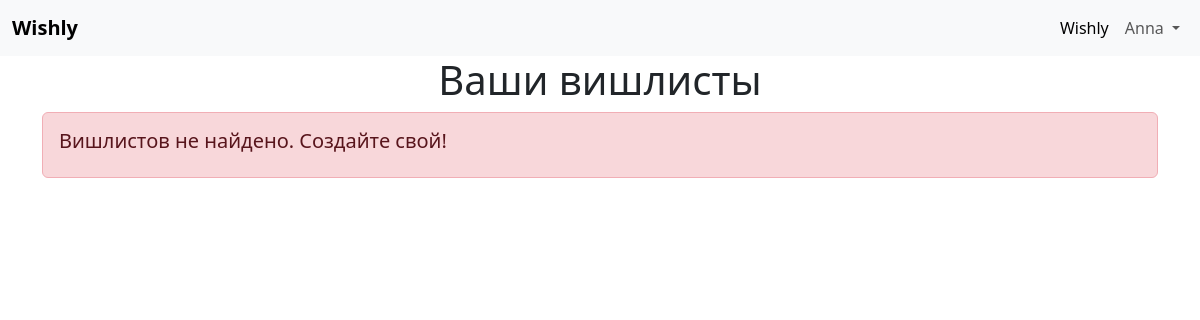
Page / (signed in) on the earlier database version.
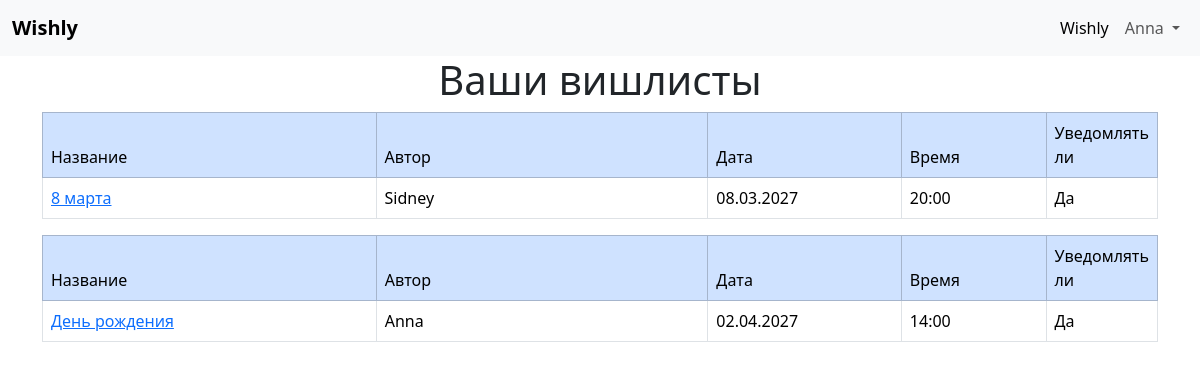
Same page on the later database version.
### data/users.py (models this page shows, shortened)
class User(SqlAlchemyBase, UserMixin, SerializerMixin):
    __tablename__ = 'users'
    id = sqlalchemy.Column(sqlalchemy.Integer,
                           primary_key=True, autoincrement=True)
    username = sqlalchemy.Column(sqlalchemy.String, unique=True, nullable=True)
    email = sqlalchemy.Column(sqlalchemy.String,
                              index=True, unique=True, nullable=True)
    hashed_password = sqlalchemy.Column(sqlalchemy.String, nullable=True)
    modified_date = sqlalchemy.Column(sqlalchemy.DateTime,
                                      default=date.today())
    lists = orm.relationship("Lists", back_populates='user')

### data/lists.py (models this page shows, shortened)
class Lists(SqlAlchemyBase, SerializerMixin):
    __tablename__ = 'lists'
    id = sqlalchemy.Column(sqlalchemy.Integer,
                           primary_key=True, autoincrement=True)
    feast = sqlalchemy.Column(sqlalchemy.String, nullable=True)
    date = sqlalchemy.Column(sqlalchemy.Date,
                                   default=datetime.date.today, nullable=True)
    time = sqlalchemy.Column(sqlalchemy.Time,
                             default=datetime.time(hour=13, minute=30), nullable=True)
    notification = sqlalchemy.Column(sqlalchemy.Boolean, default=True)
    user_id = sqlalchemy.Column(sqlalchemy.Integer, sqlalchemy.ForeignKey('users.id'))
    token = sqlalchemy.Column(sqlalchemy.String, unique=True, nullable=True)
    user = orm.relationship('User')

### main.py (the view)
@application.route('/')
def index():
    db_sess = db_session.create_session()
    lst = []
    names = []
    aut = False
    if current_user.is_authenticated:
        sub_lists = set()
        for book in db_sess.query(WishBook).filter(WishBook.user_id == current_user.id).all():
            if book is not None:
                sub_lists.add(db_sess.query(Lists).join(
                    Wishes, Wishes.list_id == Lists.id).filter(Wishes.id == book.wish_id).first())
        lists = db_sess.query(Lists).filter(Lists.user_id == current_user.id).all()
        lst = list(sub_lists) + lists
        users = db_sess.query(User).all()
        names = {item.id: f'{item.username}' for item in users}
        aut = True
    return render_template('index.html', lists=lst, names=names, aut=aut)

### data/db_session.py (called while the page is built)
def create_session() -> Session:
    global __factory
    return __factory()

### main.py (called while the page is built)
@login_manager.user_loader
def load_user(user_id):
    db_sess = db_session.create_session()
    return db_sess.query(User).get(user_id)

### templates/index.html
{% extends "base.html" %}
{% block content %}
<h1 class="text-center">Ваши вишлисты</h1>
{% if lists %}
    {% for item in lists %}
    {% if item %}
        <div class="table_container">
            <table class="table table-bordered">
                <thead class="table-primary">
                <tr>
                    <td class="title" width="350px" bgcolor="#dddddd">Название</td>
                    <td class="title" width="350px" bgcolor="#dddddd">Автор</td>
                    <td class="title" width="200px" bgcolor="#dddddd">Дата</td>
                    <td class="title" width="150px" bgcolor="#dddddd">Время</td>
                    <td class="title" width="100px" bgcolor="#dddddd">Уведомлять ли</td>
                </tr>
                </thead>
                <tbody>
                <tr>
                    <td class="ordinary" bgcolor="#eeeeff"><a  href="/list{{ item.id }}">{{ item.feast.capitalize() }}</a></td>
                    <td class="ordinary" bgcolor="#eeeeff">{{ names[item.user_id] }}</td>
                    <td class="ordinary" bgcolor="#eeeeff">{{ item.date.strftime("%d.%m.%Y") }}</td>
                    <td class="ordinary" bgcolor="#eeeeff">{{ item.time.strftime('%H:%M') }}</td>
                    {% if item.notification %}
                    <td class="ordinary" bgcolor="#eeffee">Да</td>
                    {% else %}
                    <td class="ordinary" bgcolor="#ffeeff">Нет</td>
                    {% endif %}
                </tr>
                </tbody>
            </table>
        </div>
    {% endif %}
    {% endfor %}
{% else %}
{% if aut %}
<div class="alert alert-danger">
    <h5>Вишлистов не найдено. Создайте свой!</h5>
</div>
{% else %}
<div class="alert alert-danger">
    <h5>Вишлистов не найдено. Зарегистрируйтесь и создайте свой!</h5>
</div>
{% endif %}
{% endif %}
{% endblock %}

### templates/base.html (shortened to what this page needs)
<!doctype html>
<html lang="en">
<head>
    <link href="https://cdn.jsdelivr.net/npm/bootstrap@5.3.8/dist/css/bootstrap.min.css" rel="stylesheet"
>
    <link href="/static/css/style.css" rel="stylesheet">
</head>
<body>
<header>
    <nav class="navbar navbar-expand-sm bg-body-tertiary">
        <div class="container-fluid">
            <a class="navbar-brand " href="/"><strong>Wishly</strong></a>
            <div class="collapse navbar-collapse " id="navbarSupportedContent">
                <ul class="navbar-nav ms-auto">
                    <li class="nav-item">
                        <a class="nav-link active" aria-current="page" href="/">Wishly</a>
                    </li>
                    {% if current_user.is_authenticated %}
                    <li class="nav-item dropdown">
                        <a class="nav-link dropdown-toggle" href="#" role="button" data-bs-toggle="dropdown"
                           aria-expanded="false">
                            {{ current_user.username }}
                        </a>
                    </li>
                    {% endif %}
                </ul>
            </div>
        </div>
    </nav>
</header>
<main role="main" class="container">
    {% block content %}{% endblock %}
</main>
</body>
</html>

Differences in the rows shown:
added Lists: feast "8 марта", date "08.03.2027", time "20:00", notification "Да"
now on this page (row edited): User: username "Sidney"
added Lists: feast "День рождения", {{ names[item.user_id] }} "Anna", date "02.04.2027", time "14:00", notification "Да"
Other differences:
text no longer shown: "Вишлистов не найдено. Создайте свой!"
